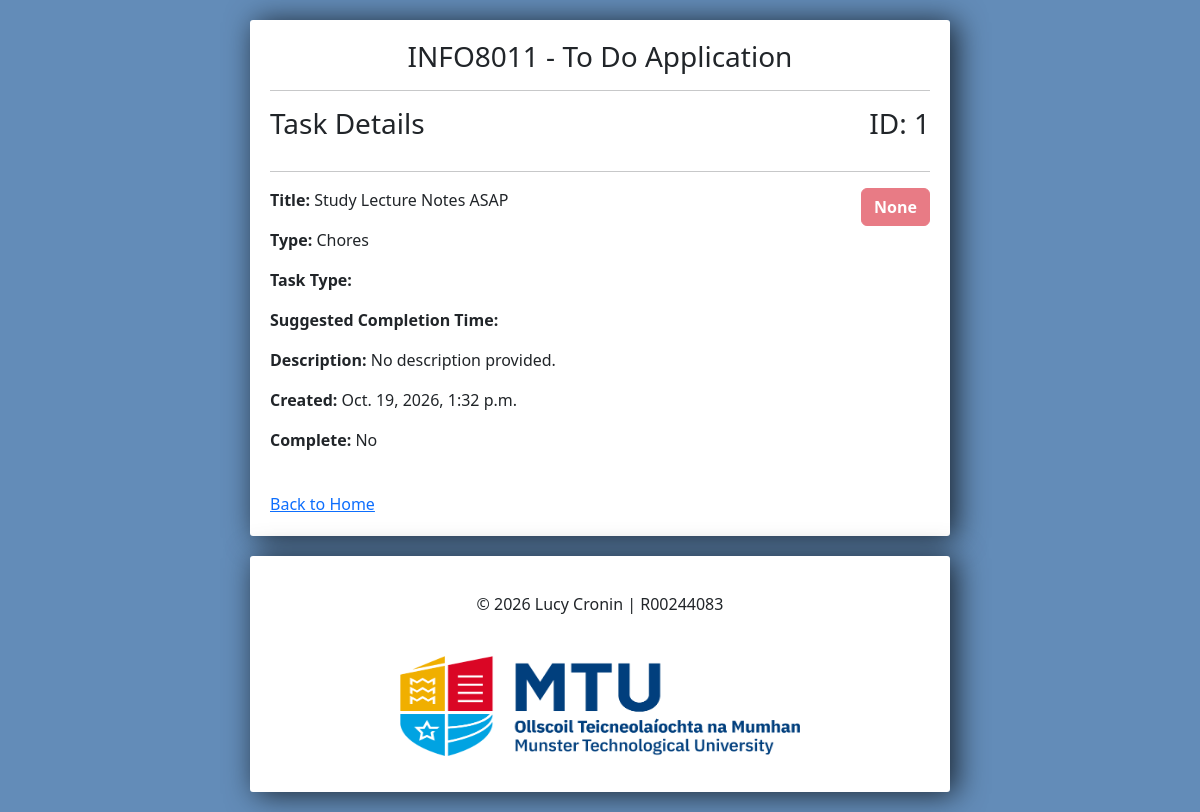
Page /detail/1/ on the committed database.
### tasks/models.py (models this page shows, shortened)
class Task(models.Model):
    TYPE_CHOICES = [
        ('Work', 'Work'),
        ('Personal', 'Personal'),
        ('Shopping', 'Shopping'),
        ('Other', 'Other'),
    ]
    PRIORITY_CHOICES = [
        (1, 'High'),
        (2, 'Medium'),
        (3, 'Low'),
    ]
    title = models.CharField(max_length=200)
    complete = models.BooleanField(default=False)
    type = models.CharField(max_length=24, choices=TYPE_CHOICES, blank=False)
    task_type = models.ForeignKey(Type, on_delete=models.SET_NULL, null=True)
    description = models.TextField(blank=True, null=True)
    created = models.DateTimeField(auto_now_add=True)
    complete_date = models.DateTimeField(auto_now_add=True)
    @property
    def get_description(self):
        if self.description:
            return self.description
        else:
            return "No description provided."

### tasks/views.py (the view)
# urls.py: path('detail/<str:pk>/', detail_task, name='detail'),
def detail_task(request, pk):
    task = Task.objects.get(id=pk)
    context = {'task': task}
    return render(request, 'detail.html', context)

### tasks/templates/detail.html (shortened to what this page needs)
{% extends 'base.html' %}
{%load static %}
{% block content %}
    <div>
            <h3 class="h-left"> Task Details </h3>
            <h3 class="h-right"> ID: {{ task.id }} </h3>
    <hr>
    </div>
    <div class="h-right">
        {% if task.priority == 1 %}
            <span><p class="btn btn-warning disabled"><strong>High</strong></p></span>
        {% elif task.priority == 2 %}
            <span><p class="btn btn-info disabled"><strong>Medium</strong></p></span>
        {% elif task.priority == 3 %}
            <span><p class="btn btn-success disabled"><strong>Low</strong></p></span>
        {% else%}
            <span><p class="btn btn-danger disabled"><strong>None</strong></p></span>
        {% endif %}
    </div>
    <p><b>Title:</b> {{ task.title }}</p>
    <p><b>Type:</b> {{ task.type }}</p>
    <p><b>Task Type:</b> {{ task.task_type.name }}</p>
    <p><b>Suggested Completion Time:</b> {{ task.task_type.suggested_completion_time }}</p>
    <p><b>Description:</b> {{ task.get_description }}</p>
    <p><b>Created:</b> {{ task.created }}</p>
    {% if task.complete == True %}
        <p><b>Completed on:</b> {{ task.complete_date }}</p>
    {% else %}
        <p><b>Complete:</b> No</p>
    {% endif %}
<a class="w-100 btn-info" href="{% url 'home' %}"> Back to Home </a>
{% endblock %}

### tasks/static/style.css (style rules this page uses)
body { background-color: #638CB8; }
.h-left { float: left; }
.h-right { float: right; }

### rows in the picture
Task: id "1", title "Study Lecture Notes ASAP", type "Chores", get_description "No description provided.", created "Oct. 19, 2026, 1:32 p.m."
